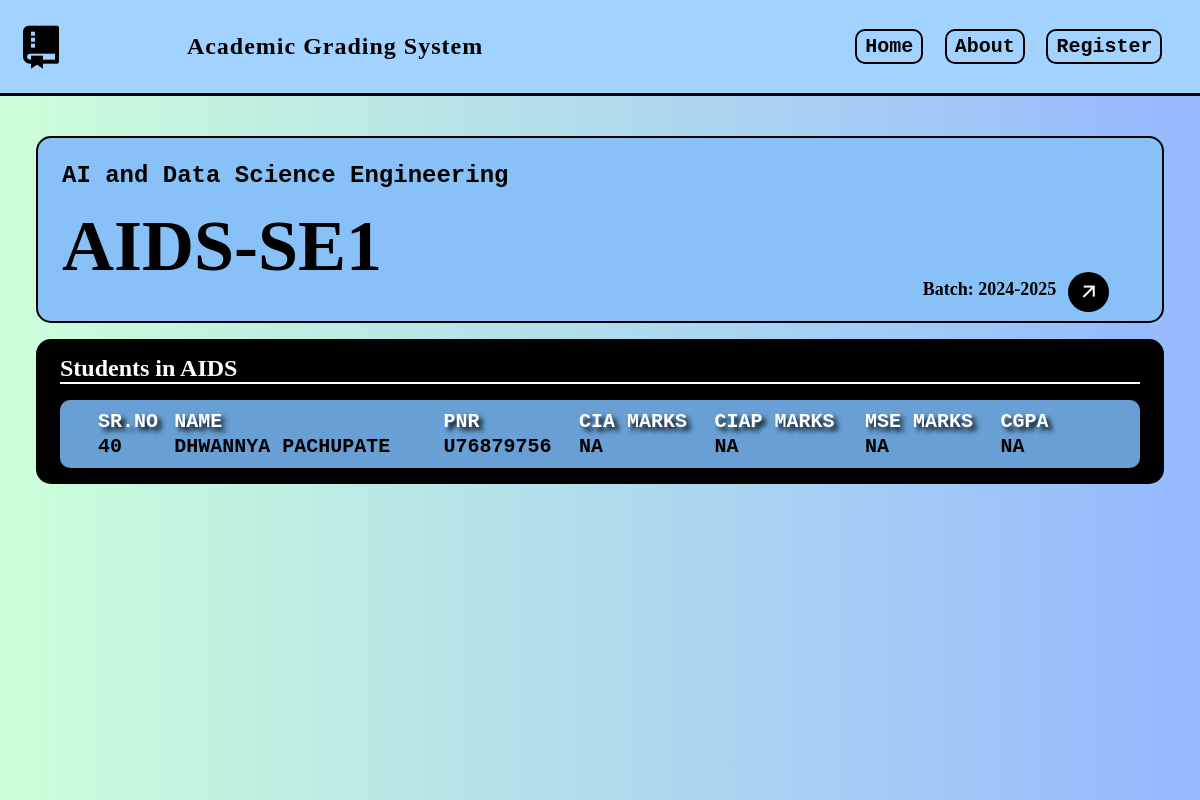
/myclass/aids-se1/, run on the app's committed database.
### myclass/models.py (models this page shows, shortened)
class Classlist(models.Model):
    title = models.CharField(max_length=75)
    branch = models.CharField(max_length=100, default=None, null=True, blank=True)
    subject = models.CharField(max_length=100, default=None, null=True, blank=True)
    academic_year = models.CharField(max_length=30, default=None, null=True, blank=True)
    slug = models.SlugField(unique=True, primary_key=True)
    date = models.DateTimeField(auto_now_add=True)
    author = models.ForeignKey(User, on_delete=models.CASCADE)

class Student(models.Model):
    name = models.CharField(max_length=100)
    prn = models.CharField(max_length=100, unique=True)  # Secondary candidate key
    srno = models.IntegerField(default=None, null=True, blank=True)
    register_number = models.IntegerField(primary_key=True)  # Primary key of Student class
    student_class = models.ForeignKey(Classlist, on_delete=models.CASCADE)
    slug2 = models.SlugField(blank=True)  # Joined slug of Classlist and Student

### myclass/views.py (the view)
# urls.py: path('<slug:slug>/', views.class_page, name="page"),  # Keep this as the last pattern
def class_page(request, slug):
    post = get_object_or_404(Classlist, slug=slug)
    students = Student.objects.filter(student_class=post)
    for student in students:
        try:
            marks = student.marks
            student.cia_marks = marks.cia_marks
            student.ciap_marks = marks.ciap_marks
            student.mse_marks = marks.theory_marks - marks.cia_marks
            student.cgpa = marks.cgpa
        except Marks.DoesNotExist:
            student.cia_marks = 'NA'
            student.ciap_marks = 'NA'
            student.mse_marks = 'NA'
            student.cgpa = 'NA'
    return render(request, 'class_page.html', {'classlist': post, 'students': students})

### myclass/templates/class_page.html (shortened to what this page needs)
{% extends 'layout.html' %}
{% block content %}
<div id="classpage">
    <div class="part" id="part-1">
        <div id="part11">
            <h3>{{ classlist.branch }}</h3>
            <h1>{{ classlist.slug }}</h1>
        </div>
        <div id="part12">
            <h4>Batch: {{ classlist.academic_year }}</h4>
            <a href="{% url 'myclass:class_students' classlist.slug %}" >
                <i class="ri-arrow-right-up-line"></i>
            </a>
        </div>
    </div>
    <div id="students-page-part1">
        <h2 style="margin-bottom: 2vh; border-bottom: 2px solid #fff">
          Students in {{ classlist.title }}
        </h2>
        {% if students %}
        <div id="students-list">
            <table style="font-family:monospace;font-weight: 700;font-size:2.5vh">
                <tr style="text-align: left;text-shadow: 4px 4px 5px rgba(0, 0, 0, 1);">
                    <th>Sr.No</th>
                    <th>Name</th>
                    <th>PNR</th>
                    <th>CIA Marks</th>
                    <th>CIAP Marks</th>
                    <th>MSE Marks</th>
                    <th>CGPA</th>
                </tr>
                {% for student in students %}
                <tr style="color:black;">
                    <td>{{ student.srno }}</td>
                    <td>{{ student.name }}</td>
                    <td>{{ student.prn }}</td>
                    <td>{{ student.cia_marks }}</td>
                    <td>{{ student.ciap_marks }}</td>
                    <td>{{ student.mse_marks }}</td>
                    <td>{{ student.cgpa }}</td>
                </tr>
                {% endfor %}
            </table>
        </div>
        {% else %}
        <p>No students available.</p>
        {% endif %}
    </div>
</div>
{% endblock %}

### static/style.css (style rules this page uses)
* { padding: 0; margin: 0; box-sizing: border-box; }
html, body { min-height: 100vh; background: linear-gradient(to right, #cdffd9, #95b8ff); }
#classpage { width: 100%; height: 88vh; background: linear-gradient(to right, #cdffd9, #95b8ff); padding: 5vh 3vw; display: flex; flex-direction: column; }
.part { border: 2px solid #000; border-radius: 15px; margin-bottom: 2vh; width: 100%; height: 30%; padding: 2vh 2vw; display: flex; justify-content: space-between; background-color: #87c1f8; }
#part11 { width: 70%; display: flex; justify-content: flex-start; flex-direction: column; }
#part11 h3 { font-size: 2vw; margin-top: 1vh; font-family: "Courier New", Courier, monospace; }
#part11 h1 { font-size: 6vw; text-transform: uppercase; margin-top: 2vh; }
#part12 { width: 20%; display: flex; align-self: flex-end; font-size: 1.5vw; }
#part12 i { font-size: 3vh; color: white; padding: 1vh; margin-left: 1vw; border-radius: 50%; background-color: #000; }
#part12 a { text-decoration: none; }
#students-page-part1 { width: 100%; background-color: black; color: white; padding: 2vh 2vw; display: flex; flex-direction: column; border-radius: 15px; margin-bottom: 2vh; }
#students-list { padding: 1vh 3vw; padding-right: 6.5vw; border-radius: 10px; background-color: #68a0d5; color: white; text-transform: uppercase; display: flex; flex-direction: column; }
a { color: #000; text-decoration: none; }

### data on the page
Classlist: branch "AI and Data Science Engineering", slug "AIDS-SE1", academic_year "2024-2025", title "AIDS"
Student: srno "40", name "DHWANNYA PACHUPATE", prn "U76879756", cia_marks "NA", ciap_marks "NA", mse_marks "NA", cgpa "NA"
